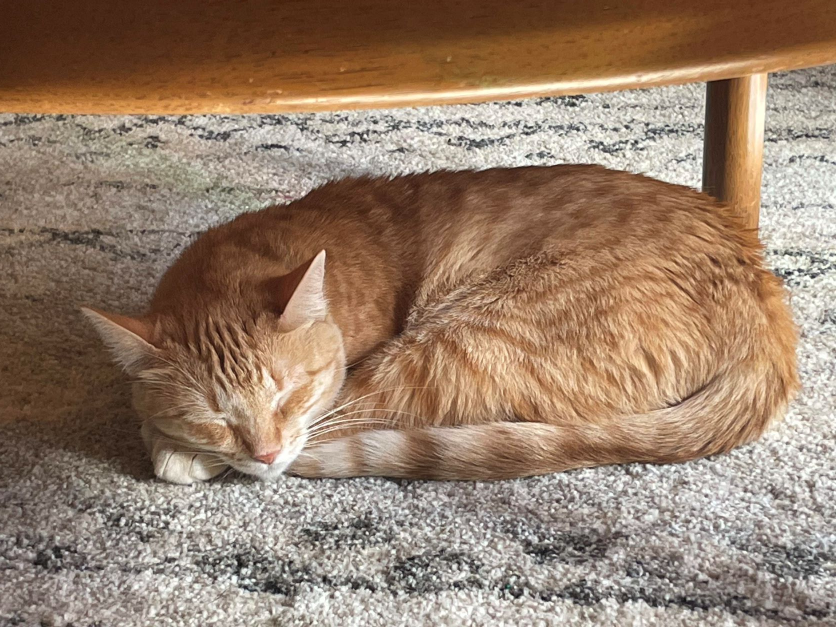
#> input picture assets/cat.jpg, 1672 x 1254 px (shown at 1/2 size)
$ python 2_manipulation.py
#> lines starting #> are read from the running program, lines starting #| are printed output that depends on the picture
import cv2
import numpy as np

img = cv2.imread("assets/cat.jpg", cv2.IMREAD_COLOR)
#> img is the input picture: shape (1254, 1672, 3); mean B, G, R 107.6, 127.1, 151

# RESIZE
img = cv2.resize(img, (1000, 2000))
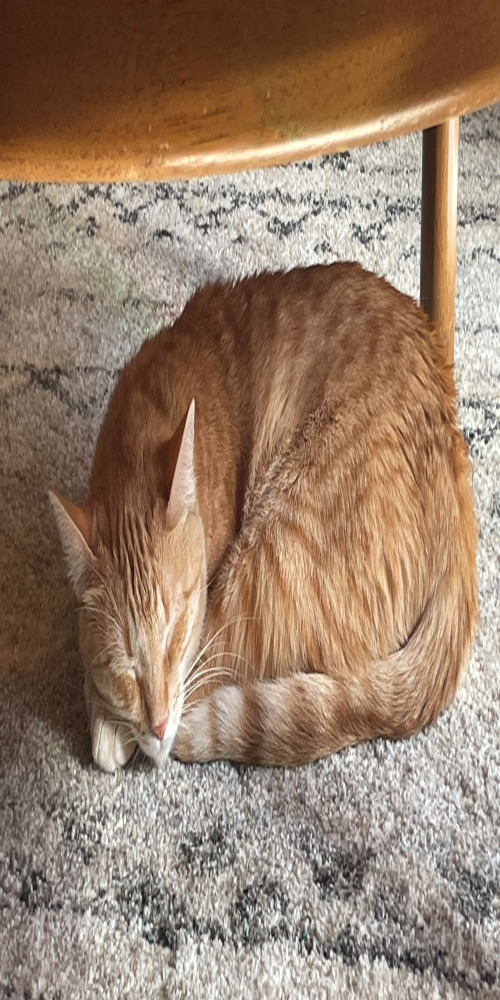
#> img: shape (2000, 1000, 3) (shown at 1/2 size); mean B, G, R 107.5, 126.9, 150.9
img = cv2.resize(img, (0, 0), fx=1, fy=0.5)
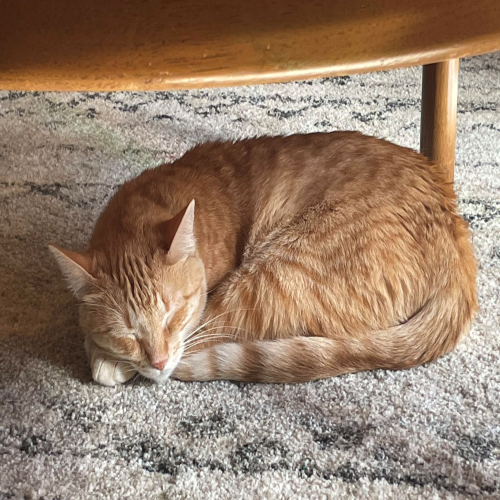
#> img: shape (1000, 1000, 3) (shown at 1/2 size); mean B, G, R 107.7, 127.2, 151.2

# CROP
height, width = img.shape[0], img.shape[1]
#> height = 1000; width = 1000
img = img[int(height/3) : , 50 : -50]
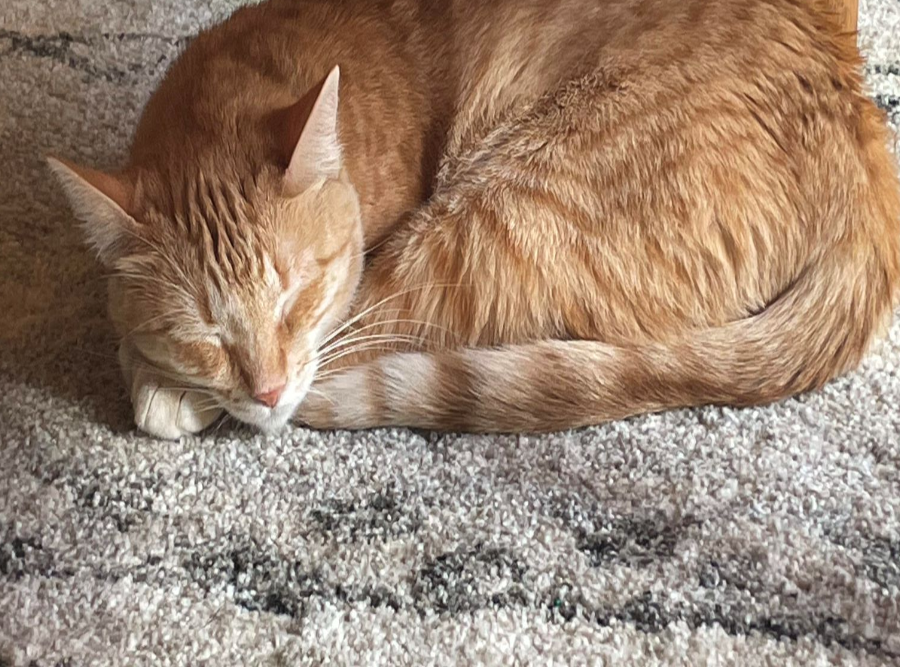
#> img: shape (667, 900, 3); mean B, G, R 113.9, 131.9, 155

# ROTATE
height, width = img.shape[0], img.shape[1]
#> height = 667; width = 900
img = cv2.rotate(img, cv2.ROTATE_180)
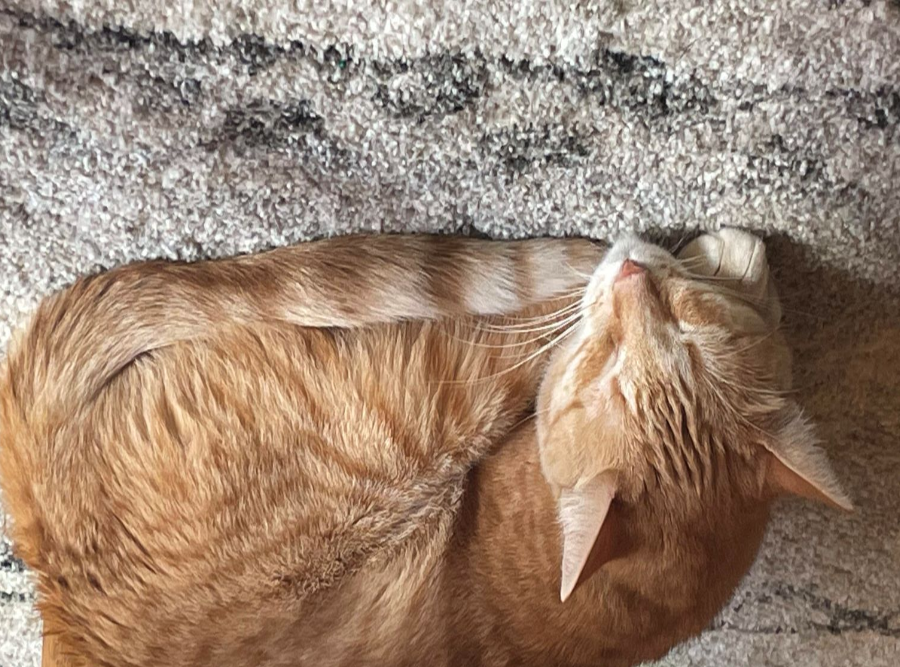
#> img: shape (667, 900, 3); mean B, G, R 113.9, 131.9, 155
M = cv2.getRotationMatrix2D(center=(width/2, height/2),
                            angle=150, scale=1)
img = cv2.warpAffine(img, M, (width, height))
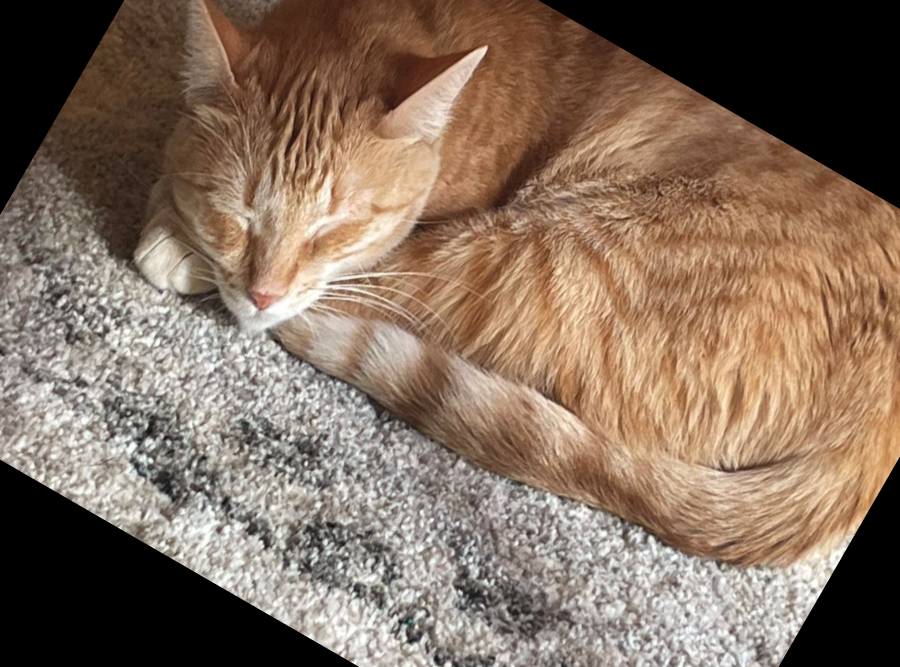
#> img: shape (667, 900, 3); mean B, G, R 94.6, 110.8, 131.3

# TRANSLATE
tx = width / 5
#> tx = 180
ty = -height / 5
#> ty = -133.4
# translation matrix
M = np.array([
    [1, 0, tx],
    [0, 1, ty]
])
#> M = [[1, 0, 180], [0, 1, -133.4]]
img = cv2.warpAffine(img, M, (width, height))
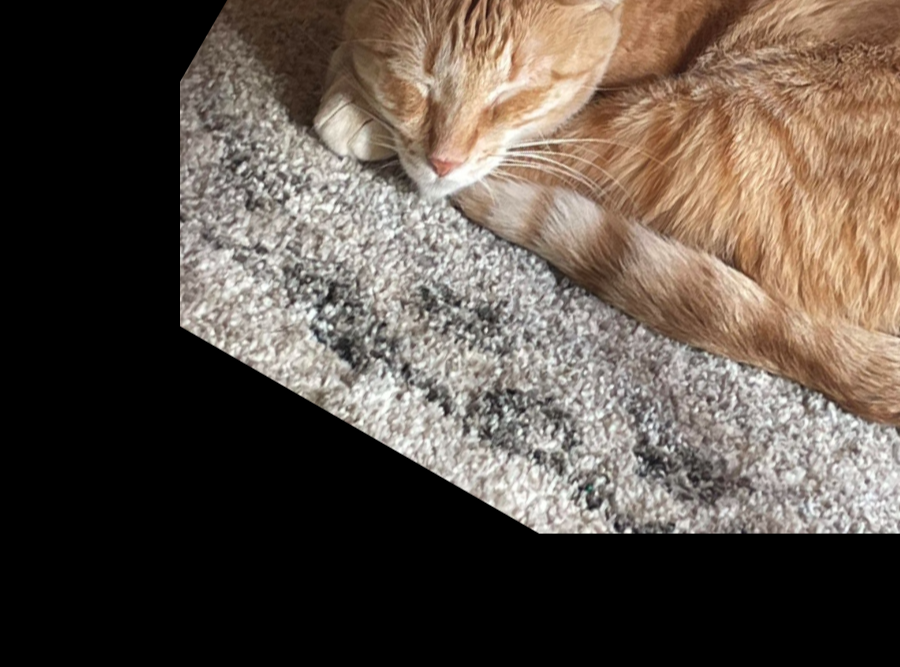
#> img: shape (667, 900, 3); mean B, G, R 72.6, 81.8, 93

cv2.imshow("Cat!", img)
cv2.waitKey(0)
cv2.destroyAllWindows()

cv2.imwrite("assets/2_man_cat.jpg", img)
